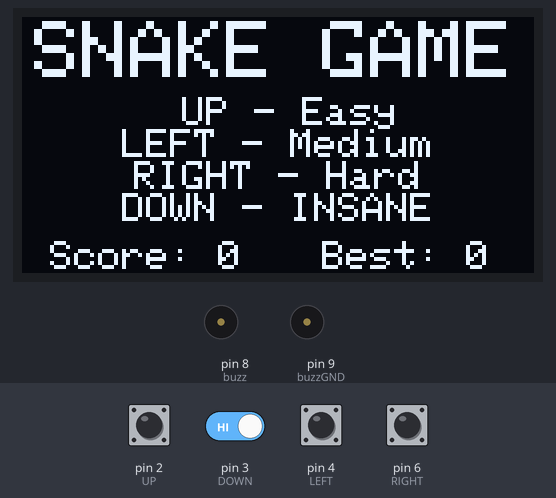
A sketch run on a simulated Arduino Uno, built with avr-gcc and run on an emulated ATmega328P. Parts: 128×64 one-colour display, buzzer (waves = sounding, pin HIGH). The test bench sets the inputs (shaded band); at power-on: pin 2 (UP), pin 3 (DOWN), pin 4 (LEFT), pin 6 (RIGHT) HIGH. Random numbers use the default seed unless the sketch sets one; EEPROM starts erased.

Above: at 1.2 s.
1.3 s: pin 2 (UP) pulled LOW for 0.15 s
At 2.8 s:
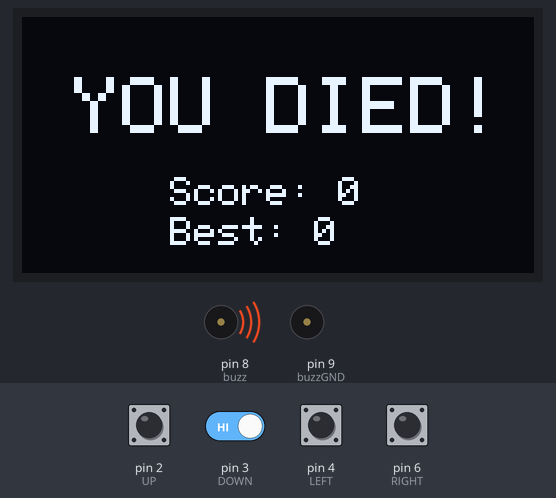
3.1 s: pin 3 (DOWN) driven LOW
At 5.46 s:
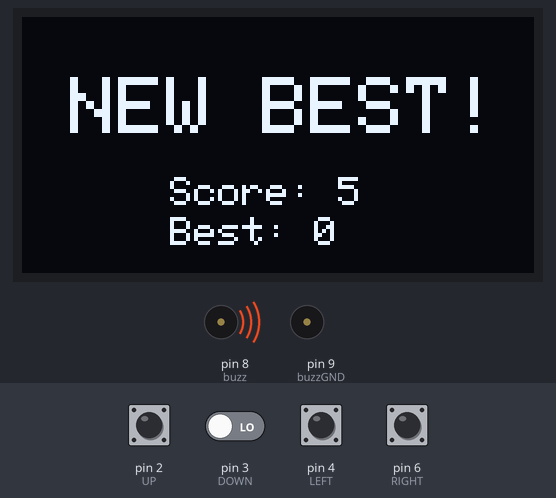
6.1 s: pin 3 (DOWN) driven HIGH
At 8.6 s:
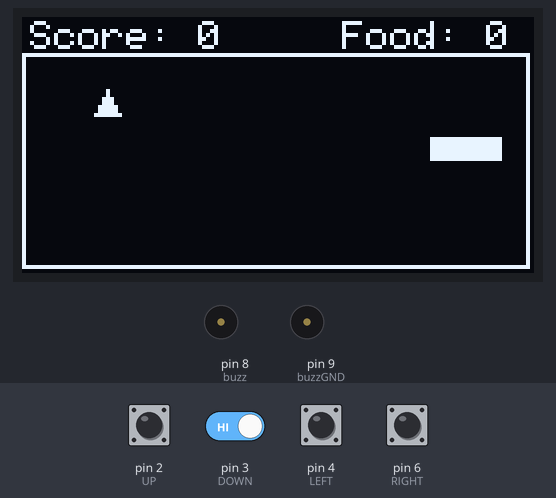
Timing chart, 0 to 13.1 s (numbered marks = the images above; inputs shaded):
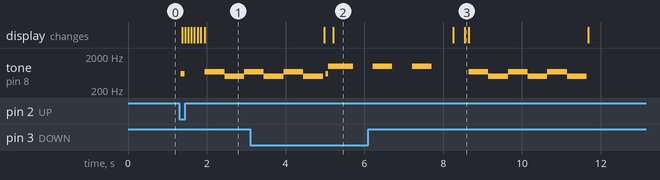

Measured:
- after the input at 1.3 s, tone on pin 8 (buzz): plays 600 Hz for 0.10 s, 700 Hz for 0.50 s, 500 Hz for 0.50 s, 700 Hz for 0.15 s, starting at once; the display: first changes after 0.07 s (image 1 shows a later state)

The sketch:

Snake_Game_OLED.ino
```cpp
#include <Wire.h>
#include <Adafruit_GFX.h>
#include <Adafruit_SH110X.h>
#include <EEPROM.h>

Adafruit_SH1106G display(128, 64, &Wire, -1);

byte UP = 2;
byte DOWN = 3;
byte LEFT = 4;
byte LGND = 5;
byte RIGHT = 6;
byte RGND = 7;
byte buzz = 8;
byte buzzGND = 9;

byte x = 60;
byte y = 30;
int Score = 0;
int Best = 0;
byte speed;
int Eaten;

bool easy = false;
bool medium = false;
bool hard = false;
bool insane = false;

const byte topBar = 9;

const byte mLen = 30;

byte snakeX[mLen];
byte snakeY[mLen];

int len = 3;

byte dX = 1;
byte dY = 0;

byte cell = 3;

byte foodX;
byte foodY;

bool dead = false;

bool inMenu = true;

bool directionChanged = false;

//Generate food randomly
//multiplied divided and multiplied by cell to stick on the 5x5 grid, so the snake can eat it
void makeFood() {
  int minY = ((topBar + cell - 1) / cell) * cell;
  int maxY = 63 - cell;

  foodX = random(0, (128 - cell) / cell) * cell;
  foodY = random(minY / cell, maxY / cell) * cell;
}

void setup() {
  EEPROM.get(0, Best);
  if (Best < 0 || Best > 10000) Best = 0;

  pinMode(UP, INPUT_PULLUP);
  pinMode(DOWN, INPUT_PULLUP);
  pinMode(LEFT, INPUT_PULLUP);
  pinMode(LGND, OUTPUT);
  pinMode(RIGHT, INPUT_PULLUP);
  pinMode(RGND, OUTPUT);
  pinMode(buzz, OUTPUT);
  pinMode(buzzGND, OUTPUT);
  Serial.begin(9600);

  display.begin(0x3C, true);
  display.clearDisplay();

//Initial position of snake in ROUGHLY the middle of the OLED
  for (int i = 0; i < len; i++) {
    snakeX[i] = 60 - i;
    snakeY[i] = 30;
  }

  makeFood();
}

void startGame() {
  display.clearDisplay();
  inMenu = false;
  dead = false;
  len = 3;
  dX = 1;
  dY = 0;
  Score = 0;
  Eaten = 0;

  snakeX[0] = (60 / cell) * cell;
  snakeY[0] = (30 / cell) * cell;

  for (int i = 1; i < len; i++) {
    snakeX[i] = 60 - i * cell;
    snakeY[i] = 30;
  }
  makeFood();
}

void Menu() {

  if (dead == true) {
  easy = false;
  medium = false;
  hard = false;
  insane = false;

  display.clearDisplay();
  display.setTextSize(2);
  display.setTextColor(SH110X_WHITE);

  if (Best < Score) {
  display.setCursor(12, 15);
  display.print("NEW BEST!");

  display.setTextSize(1);
  display.setCursor(37, 40);
  display.print("Score: ");
  display.print(Score);

  display.setCursor(37, 50);
  display.print("Best: ");
  display.print(Best);
  display.display();

  display.display();

  tone(buzz, 1000, 500);
  delay(1000);
  tone(buzz, 1000, 500);
  delay(1000);
  tone(buzz, 1000, 500);
  delay(1000);

  }

  if (Best >= Score) {
  display.setCursor(13, 15);
  display.print("YOU DIED!");

  display.setTextSize(1);
  display.setCursor(37, 40);
  display.print("Score: ");
  display.print(Score);

  display.setCursor(37, 50);
  display.print("Best: ");
  display.print(Best);
  display.display();

  display.display();

  tone(buzz, 700, 500);
  delay(500);
  tone(buzz, 500, 500);
  delay(500);
  tone(buzz, 700, 500);
  delay(500);
  tone(buzz, 500, 500);
  delay(500);
  tone(buzz, 700, 500);
  delay(500);
  tone(buzz, 500, 500);
  delay(500);
  }

  if (Best < Score) {
    Best = Score;
    EEPROM.put(0, Best);
  }
  dead = false;
  }

  display.clearDisplay();
  display.setTextSize(2);
  display.setTextColor(SH110X_WHITE);
  display.setCursor(3, 1);
  display.print("SNAKE GAME");

  display.setTextSize(1);
  display.setCursor(40, 20);
  display.print("UP - Easy");

  display.setCursor(25, 28);
  display.print("LEFT - Medium");

  display.setCursor(28, 36);
  display.print("RIGHT - Hard");

  display.setCursor(25, 44);
  display.print("DOWN - INSANE");


  display.setCursor(7, 56);
  display.print("Score: ");
  display.print(Score);

  display.setCursor(75, 56);
  display.print("Best: ");
  display.print(Best);
  display.display();
}

void loop() {
  // X limit = 127
  // Y limit = 63

  directionChanged = false;

  digitalWrite(LGND, LOW);
  digitalWrite(RGND, LOW);
  digitalWrite(buzzGND, LOW);

  bool upPress = digitalRead(UP) == LOW;
  bool downPress = digitalRead(DOWN) == LOW;
  bool leftPress = digitalRead(LEFT) == LOW;
  bool rightPress = digitalRead(RIGHT) == LOW;

  if (inMenu) {
    Menu();
  if (upPress) {
      speed = 50;
      cell = 3;
      easy = true;
      startGame();
    }

    if(leftPress) {
      speed = 25;
      cell = 4;
      medium = true;
      startGame();
    }

    if(rightPress) {
      speed = 15;
      cell = 5;
      hard = true;
      startGame();
    }

      if(downPress) {
      speed = 5;
      cell = 6;
      insane = true;
      startGame();
    }
    return;
  }

//Direction switching which checks value of the joystick's analogRead to move.

//It checks if the opposite direction e.g. up/down, left/right, is not already enabled-
//-because if so, the snake will kill itself as it will collide with itself.

  if (upPress == true && dY != 1 && dX != 0 && !directionChanged) {dX = 0; dY = -1; tone(buzz, 600, 100); directionChanged = true;}
  if (downPress == true && dY != -1 && dX != 0 && !directionChanged) {dX = 0; dY = 1;tone(buzz, 600, 100); directionChanged = true;}

  if (leftPress == true && dX != 1 && dY != 0 && !directionChanged) {dX = -1; dY = 0;tone(buzz, 600, 100); directionChanged = true;}
  if (rightPress == true && dX != -1 && dY != 0 && !directionChanged) {dX = 1; dY = 0;tone(buzz, 600, 100); directionChanged = true;}

//body movement
  for (int i = len - 1; i > 0; i--) {
    snakeX[i] = snakeX[i - 1];
    snakeY[i] = snakeY[i - 1];
  }

//head movement
//multiplied by cell to ensure head locks onto the 5x5 grid
  snakeX[0] += dX * cell;
  snakeY[0] += dY * cell;

//self collision
for (int i = 1; i < len; i++) {
  if (snakeX[0] == snakeX[i] && snakeY[0] == snakeY[i]) {
    dead = true;
    inMenu = true;
    return;

}
  }

//wall collision
if (snakeX[0] < 0 || snakeX[0] > 127 - cell || snakeY[0] < topBar || snakeY[0] > 63 - cell ) {
    dead = true;
    inMenu = true;
  return;
}

//Interaction of food
if (snakeX[0] == foodX && snakeY[0] == foodY) {

  if (len < mLen) len++;
  Eaten += 1;

  if (easy) {
    Score += 2;
  }

  if (medium) {
    Score += 3;
  }

  if (hard) {
    Score += 4;
  }

  if (insane) {
    Score += 5;
  }

  makeFood();

  tone(buzz, 1000, 200);
}

display.clearDisplay();

//score
display.setTextSize(1);
display.setTextColor(SH110X_WHITE);
display.setCursor(2, 1);
display.print("Score: ");
display.print(Score);

//food eaten
display.setCursor(80, 1);
display.print("Food: ");
display.print(Eaten);

//border
display.drawRect(0, topBar, 127, 54, SH110X_WHITE);

//making food appear
if (foodX >= 0 && foodY >= 0) {
  display.fillTriangle(foodX + cell/2, (foodY), foodX, (foodY) + cell, foodX + cell, (foodY) + cell, SH110X_WHITE);
}

//making snake appear
for (int i = 0; i < len; i++) {
  display.fillRect(snakeX[i], (snakeY[i]), cell, cell, SH110X_WHITE);
}
//BOTH replaced sixes with "cell" for ensuring that the grid is followed
display.display();
delay(speed);

}
```
